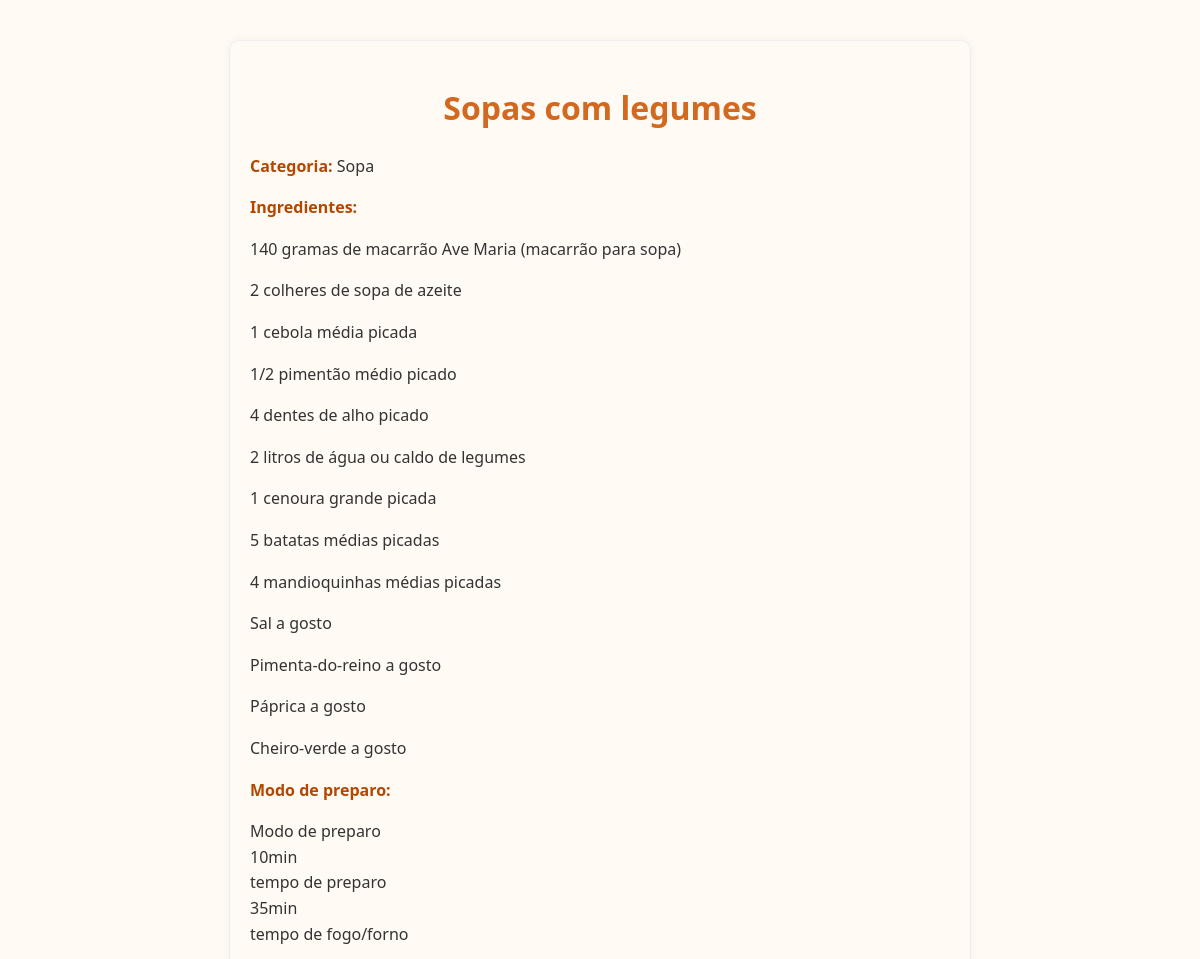
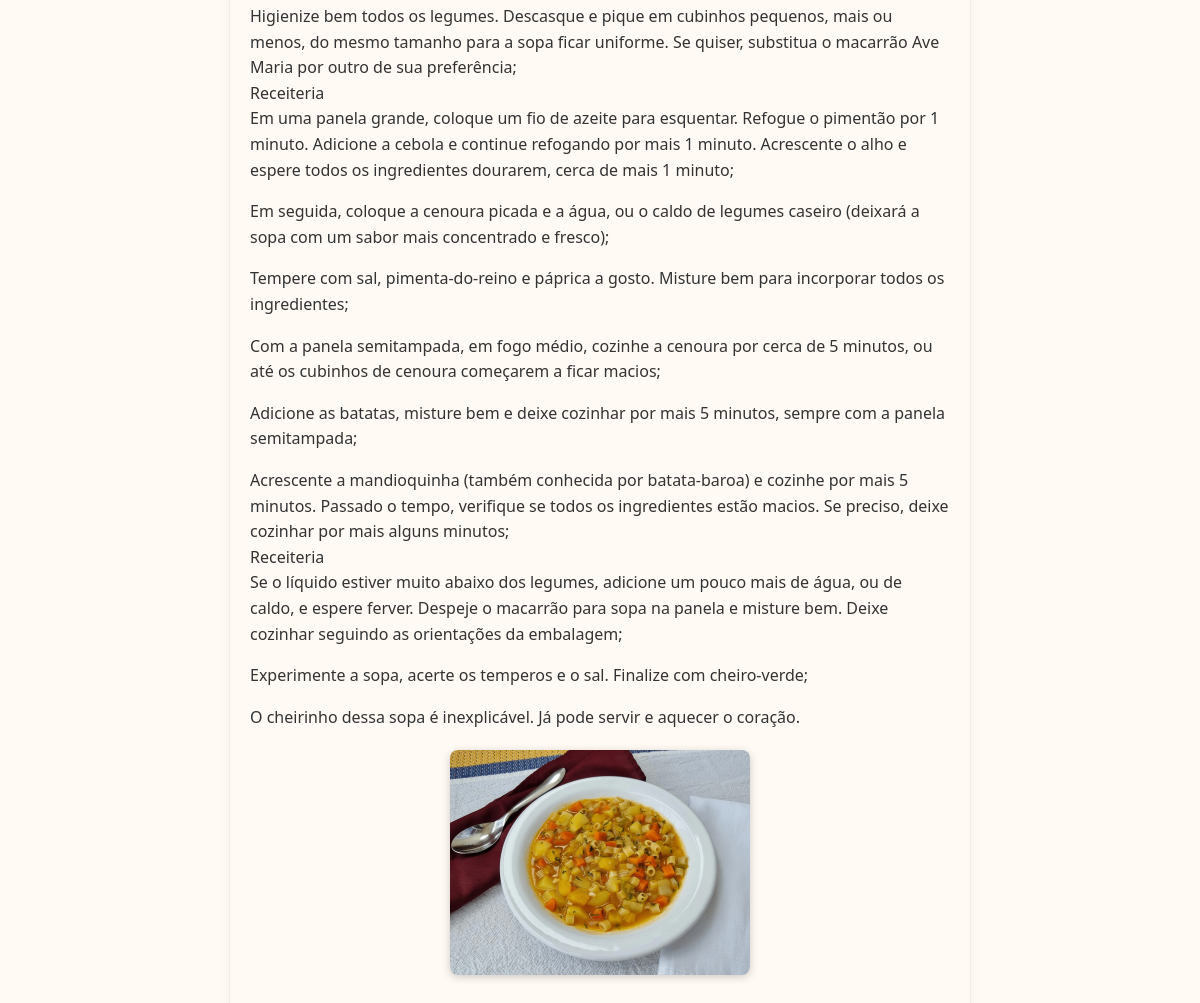
Screenshot of /3/ with the database file from the repository (2 pictures, top to bottom).
### receitas/models.py (models this page shows, shortened)
class Receita(models.Model):
    CATEGORIAS = [
        ('Sopa', 'Sopa'),
        ('Doce', 'Doce'),
        ('Principal', 'Prato Principal'),
        ('Salada', 'Salada'),
        ('Lanche', 'Lanche'),
        ('Bebida', 'Bebida'),
        ('Molho', 'Molho'),
        ('Acompanhamento', 'Acompanhamento'),
        ('Café da Manhã', 'Café da Manhã'),
        ('Vegano', 'Vegano'),
        ('Vegetariano', 'Vegetariano'),
        ('Sobremesa', 'Sobremesa'),
        ('Petisco', 'Petisco'),
    ]
    nome = models.CharField(max_length=100)
    ingredientes = models.TextField()
    modo_preparo = models.TextField()
    categoria = models.CharField(max_length=20, choices=CATEGORIAS)
    imagem = models.ImageField(upload_to='receitas/', blank=True, null=True)

### receitas/views.py (the view)
# urls.py: path('<int:id>/', views.detalhe_receita, name='detalhe'),
def detalhe_receita(request, id):
    receita = get_object_or_404(Receita, id=id)
    if request.method == 'POST':
        form = ReceitaForm(request.POST, request.FILES, instance=receita)
        if form.is_valid():
            form.save()
            return redirect('receitas:detalhe', id=receita.id)
    else:
        form = ReceitaForm(instance=receita)
    return render(request, 'detalhes.html', {'receita': receita, 'form': form})

### receitas/templates/detalhes.html (shortened to what this page needs)
{% load static %}
<!DOCTYPE html>
<html lang="pt-br">
<head>
</head>
<body>
<h1>{{ receita.nome }}</h1>
<p><strong>Categoria:</strong> {{ receita.categoria }}</p>
<p><strong>Ingredientes:</strong><br>{{ receita.ingredientes|linebreaks }}</p>
<p><strong>Modo de preparo:</strong><br>{{ receita.modo_preparo|linebreaks }}</p>
{% if receita.imagem %}
  <img src="{{ receita.imagem.url }}" width="300">
{% endif %}
</body>
</html>

### receitas/templates/detalhes.html (style rules this page uses)
body { font-family: "Segoe UI", Arial, sans-serif; background-color: #fffaf4; color: #333; margin: 40px auto; max-width: 700px; padding: 20px; line-height: 1.6; border: 1px solid #eee; border-radius: 10px; box-shadow: 0 0 10px rgba(0,0,0,0.05); }
h1 { text-align: center; color: #d2691e; margin-bottom: 20px; }
p { margin-bottom: 15px; }
strong { color: #b34700; }
img { display: block; margin: 20px auto; border-radius: 8px; box-shadow: 0 2px 8px rgba(0,0,0,0.2); }

### rows the page displays
Receita: nome "Sopas com legumes", categoria "Sopa", ingredientes "140 gramas de macarrão Ave Maria (macarrão para sopa) 2 colheres de sopa de azeite 1 cebola média picada 1/2 pimentão médio picado 4 dentes de alho picado 2 litros de água ou caldo de legumes 1 cenoura grande picada 5 batatas médias picadas 4 mandioquinhas médias picadas Sal a gosto Pimenta-do-reino a gosto Páprica a gosto Cheiro-verde a gosto", modo_preparo "Modo de preparo 10min tempo de preparo 35min tempo de fogo/forno Higienize bem todos os legumes. Descasque e pique em cubinhos pequenos, mais ou menos, do mesmo tamanho para a sopa ficar uniforme. Se quiser, substitua o macarrão Ave Maria por outro de sua preferência; Receiteria Em uma panela grande, coloque um fio de azeite para esquentar. Refogue o pimentão por 1 minuto. Adicione a cebola e continue refogando por mais 1 minuto. Acrescente o alho e espere todos os ingredientes dourarem, cerca de mais 1 minuto; Em seguida, coloque a cenoura picada e a água, ou o caldo de legumes caseiro (deixará a sopa com um sabor mais concentrado e fresco); Tempere com sal, pimenta-do-reino e páprica a…", imagem (picture)
